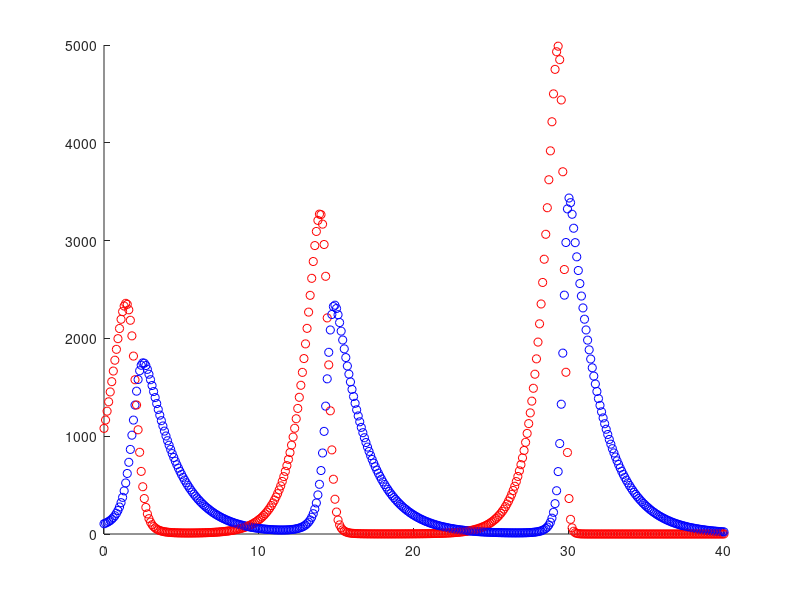

Write MATLAB code to recreate this figure.
% Lotka - Volterra model
% Rdot = aR-bRF
% Fdot = -cF+dRF

clear all
close all
clc

a = 1;
b = 0.002;
c = 0.5;
d = 0.001;

tmax = 40;
dt = 0.1;

%initial condition
R = 1000;
F = 100;

figure(1)
hold on

% Forward Euler
for t = 0:dt:tmax
    Rnew = R + dt*(a*R-b*R*F);
    Fnew = F + dt*(-c*F + d*R*F);
    R = Rnew;
    F = Fnew;
    plot(t,R,'ro', t,F,'bo');
end